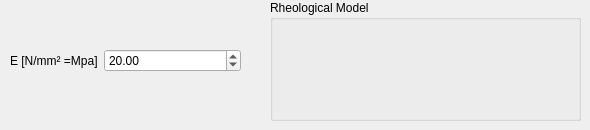
           <widget class="QWidget" name="HOOK">
            <attribute name="title">
             <string>Hook</string>
            </attribute>
            <widget class="QWidget" name="formLayoutWidget_7">
             <property name="geometry">
              <rect>
               <x>10</x>
               <y>10</y>
               <width>231</width>
               <height>101</height>
              </rect>
             </property>
             <layout class="QFormLayout" name="formLayout_10">
              <item row="0" column="0">
               <widget class="QLabel" name="LABEL_VAL_E_HOOK">
                <property name="sizePolicy">
                 <sizepolicy hsizetype="Expanding" vsizetype="Expanding">
                  <horstretch>0</horstretch>
                  <verstretch>0</verstretch>
                 </sizepolicy>
                </property>
                <property name="text">
                 <string>E [N/mm² =Mpa]</string>
                </property>
               </widget>
              </item>
              <item row="0" column="1">
               <widget class="QDoubleSpinBox" name="VAL_E_HOOK">
                <property name="sizePolicy">
                 <sizepolicy hsizetype="Preferred" vsizetype="Maximum">
                  <horstretch>3</horstretch>
                  <verstretch>0</verstretch>
                 </sizepolicy>
                </property>
                <property name="decimals">
                 <number>2</number>
                </property>
                <property name="maximum">
                 <double>8000.000000000000000</double>
                </property>
                <property name="value">
                 <double>20.000000000000000</double>
                </property>
               </widget>
              </item>
             </layout>
            </widget>
            <widget class="QWidget" name="horizontalLayoutWidget_11">
             <property name="geometry">
              <rect>
               <x>270</x>
               <y>0</y>
               <width>311</width>
               <height>121</height>
              </rect>
             </property>
             <layout class="QHBoxLayout" name="horizontalLayout_12">
              <item>
               <widget class="QGroupBox" name="RHEO_BOX_HOOK">
                <property name="sizePolicy">
                 <sizepolicy hsizetype="Preferred" vsizetype="Preferred">
                  <horstretch>0</horstretch>
                  <verstretch>0</verstretch>
                 </sizepolicy>
                </property>
                <property name="title">
                 <string>Rheological Model</string>
                </property>
                <widget class="QLabel" name="RHEO_HOOK">
                 <property name="geometry">
                  <rect>
                   <x>10</x>
                   <y>20</y>
                   <width>291</width>
                   <height>91</height>
                  </rect>
                 </property>
                 <property name="sizePolicy">
                  <sizepolicy hsizetype="Preferred" vsizetype="Preferred">
                   <horstretch>0</horstretch>
                   <verstretch>0</verstretch>
                  </sizepolicy>
                 </property>
                 <property name="text">
                  <string/>
                 </property>
                 <property name="pixmap">
                  <pixmap>PIC/RheoMods_hooke.png</pixmap>
                 </property>
                 <property name="scaledContents">
                  <bool>true</bool>
                 </property>
                </widget>
               </widget>
              </item>
             </layout>
            </widget>
           </widget>
